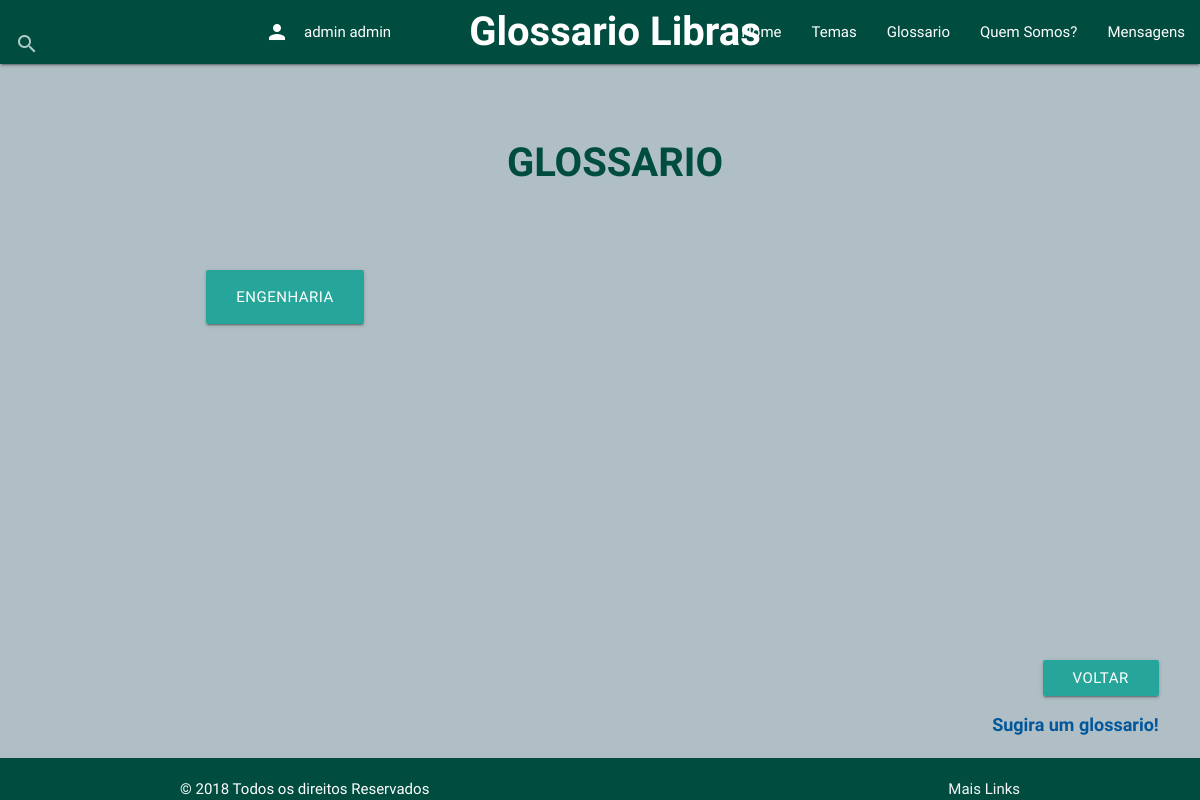
The page /Glossario/conteudo-categorias-glossarios/ (signed in) on the database as committed earlier.
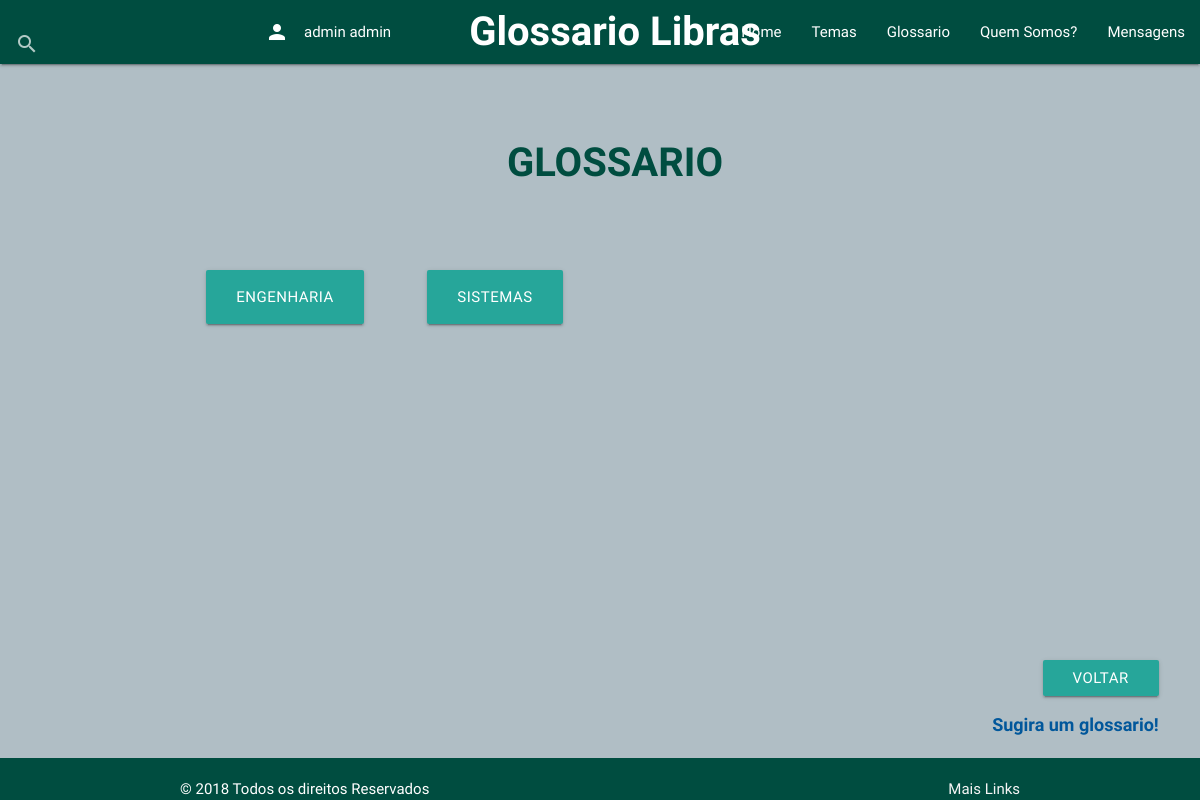
The same page on the database as committed later.
### Glossario/models.py (models this page shows, shortened)
class Glossario(models.Model):
    titulo = models.CharField(max_length=200)
    pai = models.ForeignKey("self", on_delete=models.CASCADE, default=None, blank=True, null=True)
    postado = models.BooleanField(default=False)

### Glossario/views.py (the view)
# urls.py: path('conteudo-categorias-glossarios/', views.conteudo_categorias_glossarios, name='conteudo-categorias-glossarios'),
@login_required
def conteudo_categorias_glossarios(request):
    try:
        user_logado_id = request.user.id
        perfis = Perfil.objects.all()
        perfil_logado = Perfil.objects.get( user=user_logado_id )
        lista_glossarios = perfil_logado.glossarios.filter( pai = None, postado=True)
        lista_glossarios_filhos_responsavel = perfil_logado.glossarios_responsavel.filter( pai = None)
        context = {'lista_glossarios': lista_glossarios,
                   'perfil_logado': perfil_logado,
                   'lista_glossarios_filhos_responsavel': lista_glossarios_filhos_responsavel}
    except Glossario.DoesNotExist:
        raise Http404("Não existem Glossario")
    return render(request,'Glossario/categorias-glossario.html', context)

### Glossario/templates/Glossario/categorias-glossario.html (shortened to what this page needs)
{% extends 'Glossario/base.html' %}
 {% block content %}
<center>
   		<br></br>
   		<h1> GLOSSARIO </h1>
   		<br></br>
{% if lista_glossarios %}
    <ul>
    <div class="row container">
    {% for glossario in lista_glossarios %}
       <div class="col l3">
       		<li><a href="/conteudo-categorias-glossarios/{{ glossario.id }}/ " class="waves-effect waves-light btn-large color #01579b  center">{{ glossario.titulo }}</a></li>
   		</div>
    {% endfor %}
    </ul>
{% endif %}
{% endblock %}
{% block footer %}
     <div class="footer">
      <div class="row" >
        <div class="col s12 push-s1 right-align ">
          <button class="waves-effect waves-light btn color #01579b" type="submit" nome="voltar" onclick='history.go(-1)' >Voltar</button>
          <a class ="link" href="/{{ glossario.id }}/enviar-glossario/ "/> Sugira um glossario!</a>
        </div>
      </div>
    </div>
{% endblock %}

Rows that differ between the two databases and show on the page:
added Glossario: titulo "SISTEMAS"
